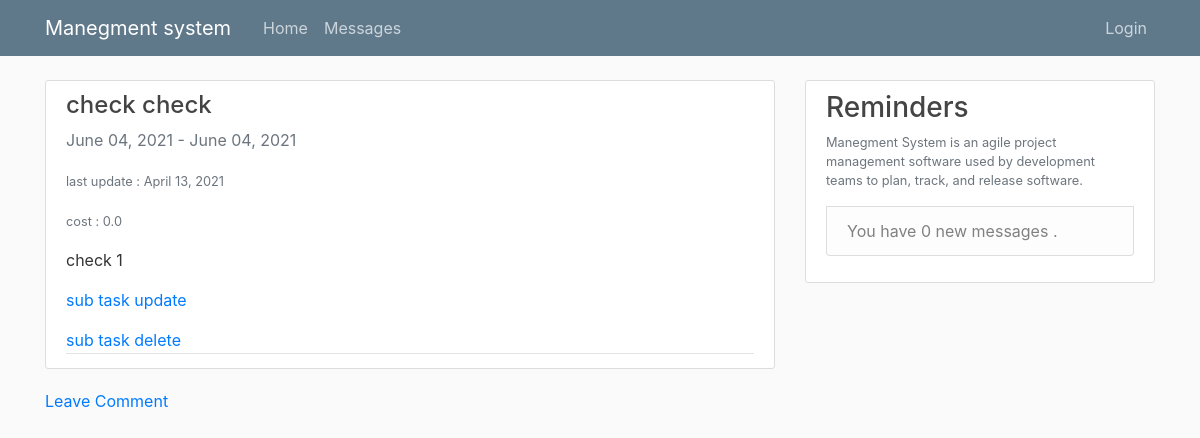
The app's page /manager/sub_task/27, older data.
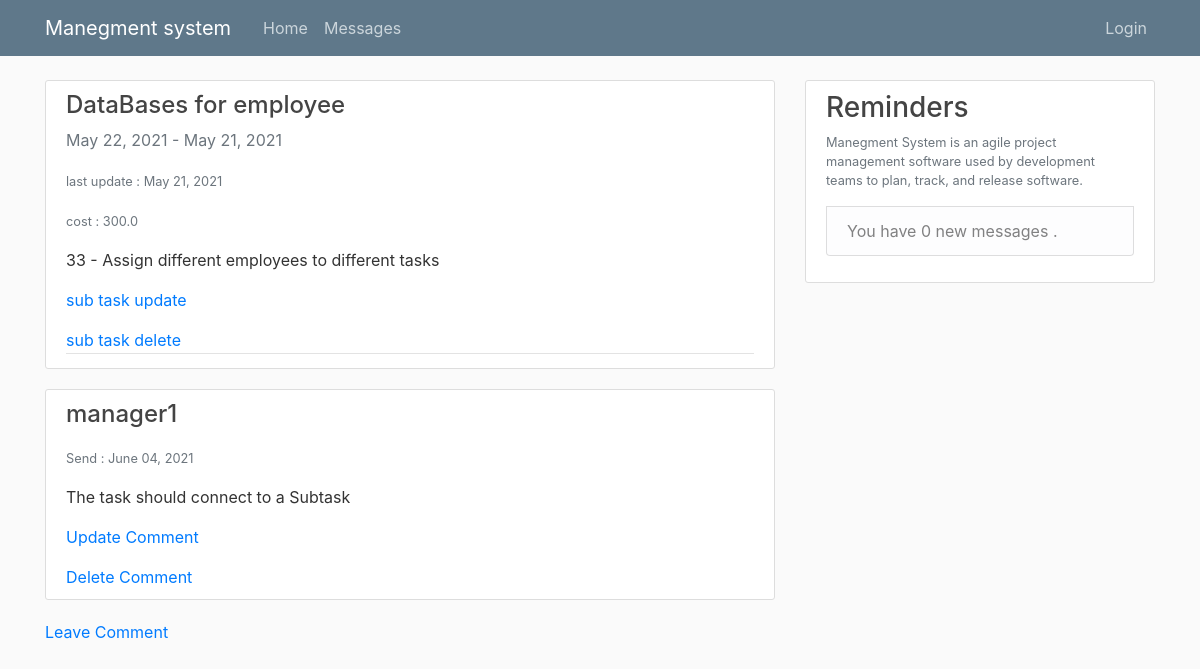
The same page, newer data.
### work/models.py (models this page shows, shortened)
class SubTask(models.Model):
    startTime = models.DateField(null=False)
    endTime = models.DateField(null=False)
    encharge = models.ForeignKey(User, on_delete=models.CASCADE)
    lastUpdate = models.DateTimeField(null=True)
    cost = models.FloatField(null=False, default=0)
    workDone = models.IntegerField(default=1, validators=[MaxValueValidator(100), MinValueValidator(0)])
    skillNeed = models.ForeignKey(skill, on_delete=models.CASCADE)
    TaskName = models.CharField(max_length=300, null=False)
    Description = models.TextField(max_length=500, null=True)
    TaskID = models.ForeignKey(Task, on_delete=models.CASCADE)

class Comment(models.Model):
    Subtask = models.ForeignKey(SubTask, related_name='comments', on_delete=models.CASCADE)
    user = models.CharField(max_length=250)
    body = models.TextField()
    created = models.DateTimeField(auto_now_add=True)
    def __str__(self):
        return self.user

### pages/views.py (the view)
# urls.py: path('manager/sub_task/<int:sub_task_id>', manager_subtask_view, name='manager_subtask_view'),
def manager_subtask_view(request, sub_task_id):
    sub_task = get_object_or_404(SubTask, id=sub_task_id)
    task = sub_task.TaskID
    comments = Comment.objects.filter(Subtask=sub_task_id)
    print(comments)
    msgcount = Messages.objects.all().filter(reciver=request.user.id, readConf=False).count()
    return render(request, "manager_subtask_view.html",
                  {'sub_task': sub_task, 'comments': comments, 'task': task, 'msgcount': msgcount})

### templates/manager_subtask_view.html (shortened to what this page needs)
{% extends "Base.html" %}
{% block content %}
<article class="media content-section">
          <div class="media-body">
              <h4>{{ sub_task.TaskName }}</h4>
               <a class="text-muted">{{ sub_task.startTime|date:"F d, Y" }}</a>
                <a class="text-muted"> - </a>
              <a class="text-muted">{{ sub_task.endTime|date:"F d, Y" }}</a>
              <p></p><small class="text-muted">last update : {{ sub_task.lastUpdate|date:"F d, Y" }}</small></p>
               <p></p><small class="text-muted">cost : {{ sub_task.cost}}</small></p>
            <p class="article-content">{{ sub_task.Description }}</p>
            <div class="article-metadata">
              <a href="{% url 'subtask-update' sub_task.pk %}">sub task update</a>
              <a href="{% url 'subtask-delete' task.id sub_task.pk  %}">sub task delete</a>
            </div>
          </div>
        </article>
    {% for comment in comments %}
        <article class="media content-section">
          <div class="media-body">
            <h4><a class="article-title" href="#">{{ comment.user }}</a></h4>
              <p></p><small class="text-muted">Send : {{ comment.created|date:"F d, Y" }}</small></p>
            <p class="article-content">{{ comment.body }}</p>
            <a href="{% url 'comment-update' comment.pk %}">Update Comment</a>
             <a href="{% url 'comment-delete' sub_task.pk comment.pk %}">Delete Comment</a>
          </div>
        </article>
    {% endfor %}
    <a href="{% url 'comment-create'  sub_task.pk %}">Leave Comment</a>
{% endblock content %}

Row changes from the older to the newer data that the page shows:
changed SubTask: TaskName "check check" → "DataBases for employee"; startTime "June 04, 2021" → "May 22, 2021"; endTime "June 04, 2021" → "May 21, 2021"; lastUpdate "April 13, 2021" → "May 21, 2021"; cost "0.0" → "300.0"; Description "check 1" → "33 - Assign different employees to different tasks"
added Comment: user "manager1", created "June 04, 2021", body "The task should connect to a Subtask"
